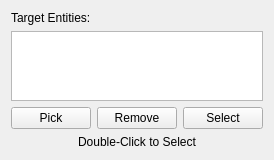
<?xml version="1.0" encoding="UTF-8"?>
<ui version="4.0">
 <class>CPickEntitiesPanel</class>
 <widget class="QWidget" name="CPickEntitiesPanel">
  <property name="geometry">
   <rect>
    <x>0</x>
    <y>0</y>
    <width>255</width>
    <height>158</height>
   </rect>
  </property>
  <layout class="QGridLayout" name="gridLayout">
   <item row="0" column="0" colspan="2">
    <widget class="QLabel" name="LBL_TARGET_ENTITIES">
     <property name="text">
      <string>Target Entities:</string>
     </property>
     <property name="alignment">
      <set>Qt::AlignLeading|Qt::AlignLeft|Qt::AlignTop</set>
     </property>
    </widget>
   </item>
   <item row="1" column="0" colspan="3">
    <widget class="QListWidget" name="ENTITIES"/>
   </item>
   <item row="2" column="0">
    <widget class="QPickObjectButton" name="PICK">
     <property name="text">
      <string>Pick</string>
     </property>
    </widget>
   </item>
   <item row="2" column="1">
    <widget class="QPushButton" name="REMOVE">
     <property name="text">
      <string>Remove</string>
     </property>
    </widget>
   </item>
   <item row="2" column="2">
    <widget class="QPushButton" name="SELECT">
     <property name="text">
      <string>Select</string>
     </property>
    </widget>
   </item>
   <item row="3" column="0" colspan="3">
    <widget class="QLabel" name="LBL_DBL_CLICK_SELECT">
     <property name="text">
      <string>Double-Click to Select</string>
     </property>
     <property name="alignment">
      <set>Qt::AlignHCenter|Qt::AlignTop</set>
     </property>
    </widget>
   </item>
  </layout>
 </widget>
 <customwidgets>
  <customwidget>
   <class>QPickObjectButton</class>
   <extends>QPushButton</extends>
   <header>Controls/PickObjectButton.h</header>
  </customwidget>
 </customwidgets>
 <resources/>
 <connections/>
</ui>
